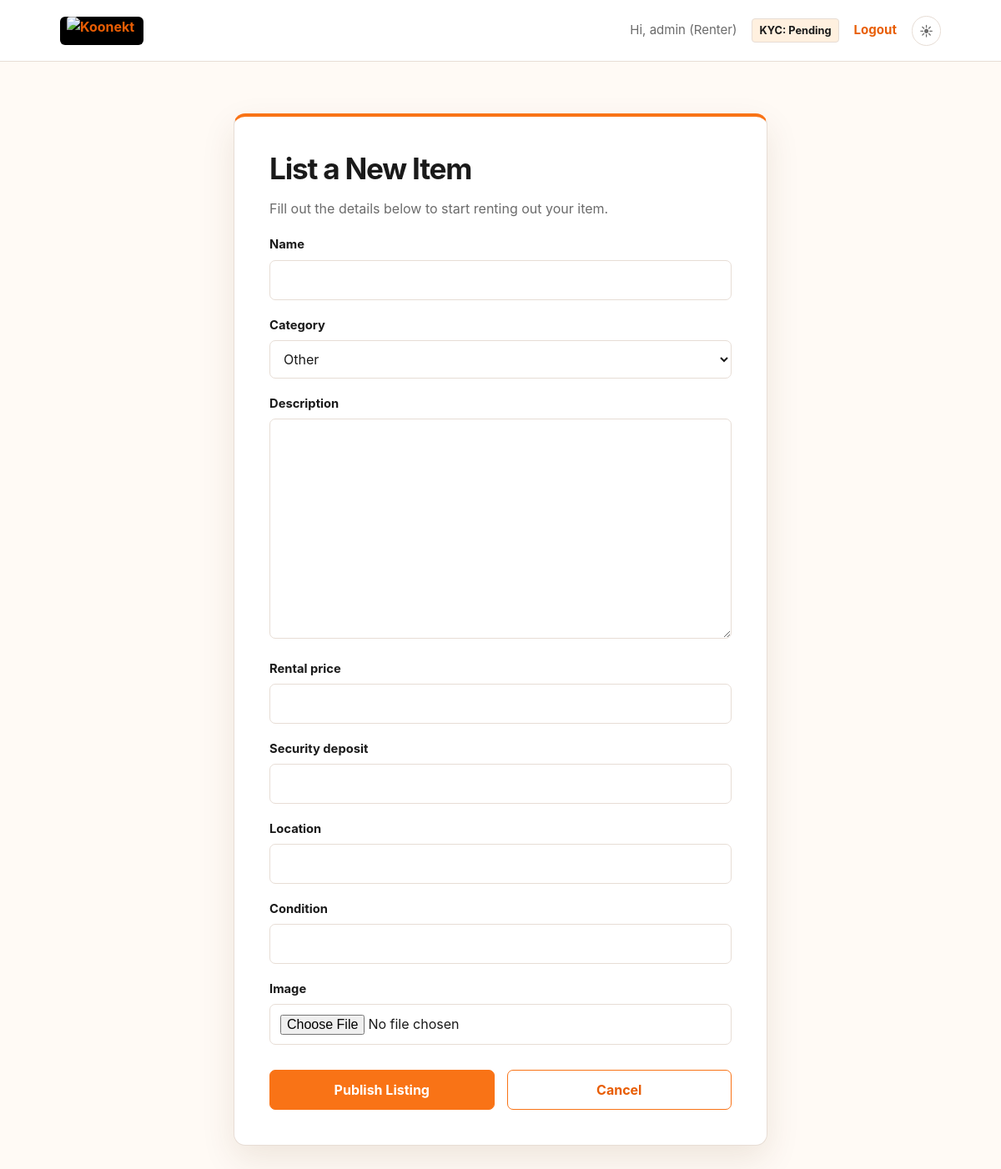
The page /product/add/ (signed in) on the database its author committed.
### accounts/models.py (models this page shows, shortened)
class User(AbstractUser):
    class Role(models.TextChoices):
        RENTER = "RENTER", "Renter"
        LENDER = "LENDER", "Lender"
    class KYCStatus(models.TextChoices):
        PENDING = "PENDING", "Pending"
        VERIFIED = "VERIFIED", "Verified"
        REJECTED = "REJECTED", "Rejected"
    role = models.CharField(
        max_length=10,
        choices=Role.choices,
        default=Role.RENTER,
    )
    phone = models.CharField(max_length=15, blank=True)
    kyc_status = models.CharField(
        max_length=10,
        choices=KYCStatus.choices,
        default=KYCStatus.PENDING,
    )
    created_at = models.DateTimeField(auto_now_add=True)

### products/views.py (the view)
@login_required
def add_product(request):
    if request.method == "POST":
        form = ProductForm(
            request.POST,
            request.FILES
        )
        if form.is_valid():
            product = form.save(commit=False)
            product.owner = request.user
            product.save()
            return redirect("lender_products")
    else:
        form = ProductForm()
    products = Product.objects.filter(
        owner=request.user
    )
    return render(
        request,
        "products/product_form.html",
        {
            "form": form
        }
    )

### products/forms.py
class ProductForm(forms.ModelForm):
    class Meta:
        model = Product
        fields = [
            "name",
            "category",
            "description",
            "rental_price",
            "security_deposit",
            "location",
            "condition",
            "image",
        ]

### products/templates/products/product_form.html (shortened to what this page needs)
{% extends "base.html" %}
{% block content %}
<div class="container">
    <div class="form-card">
        <h1>{% if editing_product %}Edit Item{% else %}List a New Item{% endif %}</h1>
        <p style="margin-bottom: 20px;">
            {% if editing_product %}Update the details of your listing.{% else %}Fill out the details below to start renting out your item.{% endif %}
        </p>
        <form method="POST" enctype="multipart/form-data">
            {% for field in form %}
                <div class="field">
                    <label for="{{ field.id_for_label }}">{{ field.label }}</label>
                    {{ field }}
                </div>
            {% endfor %}
            <div style="display: flex; gap: 15px; margin-top: 30px;">
                <button type="submit" style="flex: 1;">
                    {% if editing_product %}Save Changes{% else %}Publish Listing{% endif %}
                </button>
                <a href="{% url 'lender_products' %}" class="secondary-button" style="flex: 1; text-align: center;">Cancel</a>
            </div>
        </form>
    </div>
</div>
{% endblock %}

### templates/base.html (shortened to what this page needs)
{% load static %}
<!DOCTYPE html>
<html lang="en">
<head>
  <link rel="stylesheet" href="{% static 'css/style.css' %}">
</head>
<body>
  <header class="navbar">
    <a href="{% url 'accounts:dashboard' %}" class="brand" aria-label="Koonekt home">
      <img src="{% static 'images/koonekt-logo.jpg' %}" alt="Koonekt" style="max-height: 40px; border-radius: 4px;">
    </a>
    <nav>
      {% if user.is_authenticated %}
      <span>Hi, {{ user.username }} ({{ user.role|title }})</span>
      <a href="{% url 'accounts:kyc_submit' %}"
        class="{% if user.kyc_status == 'VERIFIED' %}status-verified{% else %}status-pending{% endif %}"
        style="padding: 4px 8px; font-size: 0.8rem; border-radius: 4px; border: 1px solid var(--border);">
        KYC: {{ user.get_kyc_status_display }}
      </a>
      <a href="{% url 'accounts:logout' %}">Logout</a>
      {% else %}
      <a href="{% url 'accounts:login' %}">Login</a>
      <a href="{% url 'accounts:register' %}">Register</a>
      {% endif %}
      <button class="theme-toggle" type="button" aria-label="Toggle color theme" title="Toggle color theme">
        <span class="theme-toggle__sun" aria-hidden="true">☀</span>
      </button>
    </nav>
  </header>
  <main class="container">
    {% block content %}{% endblock %}
  </main>
</body>
</html>

### static/css/style.css (style rules this page uses)
:root { color-scheme: light; --orange: #f97316; --orange-deep: #e85d04; --orange-soft: #fff0df; --page: #fffaf5; --surface: #ffffff; --text: #1a1a1a; --muted: #6b6b6b; --border: #e7ddd5; --shadow: 0 16px 40px rgba(86, 48, 14, .10); }
* { box-sizing: border-box; }
body { margin: 0; min-height: 100vh; background: var(--page); color: var(--text); font-family: Inter, ui-sans-serif, system-ui, -apple-system, BlinkMacSystemFont, "Segoe UI", sans-serif; line-height: 1.5; transition: background-color .2s, color .2s; }
.navbar { min-height: 74px; padding: 10px clamp(20px, 6vw, 88px); display: flex; align-items: center; justify-content: space-between; gap: 24px; background: var(--surface); border-bottom: 1px solid var(--border); }
.brand { display: inline-flex; align-items: center; width: 100px; height: 34px; overflow: hidden; border-radius: 6px; background: #000; padding: 0 8px; }
.brand img { width: 100%; height: 100%; object-fit: contain; object-position: left center; }
nav { display: flex; align-items: center; gap: 18px; font-size: .94rem; }
nav span { color: var(--muted); }
a { color: var(--orange-deep); font-weight: 650; text-decoration: none; }
.theme-toggle { border: 1px solid var(--border); border-radius: 999px; padding: 5px 8px; display: inline-flex; gap: 5px; color: var(--text); background: transparent; cursor: pointer; font-size: 1rem; }
.container { width: min(100% - 40px, 680px); margin: 62px auto; }
.form-card { padding: clamp(25px, 5vw, 42px); background: var(--surface); border: 1px solid var(--border); border-top: 4px solid var(--orange); border-radius: 14px; box-shadow: var(--shadow); }
h1 { margin: 0 0 10px; font-size: clamp(1.65rem, 4vw, 2.2rem); line-height: 1.15; letter-spacing: -.035em; }
p { color: var(--muted); }
.field { margin: 19px 0; }
label { display: block; margin-bottom: 7px; font-size: .92rem; font-weight: 700; color: var(--text); }
input, select, textarea { width: 100%; padding: 11px 12px; color: var(--text); background: var(--surface); border: 1px solid var(--border); border-radius: 7px; font: inherit; }
button, .secondary-button { padding: 11px 17px; border-radius: 7px; border: 1px solid var(--orange); background: var(--orange); color: #fff; font: inherit; font-weight: 750; cursor: pointer; }
.secondary-button { display: inline-block; background: transparent; color: var(--orange-deep); }
.status-pending { background: var(--orange-soft); color: var(--text); }

### rows shown on the page
User: username "admin", role "Renter", kyc_status "Pending"

### other values the page prints
{{ field.label }} "Name" "Category" "Description" "Rental price" "Security deposit" "Location" "Condition" "Image"
